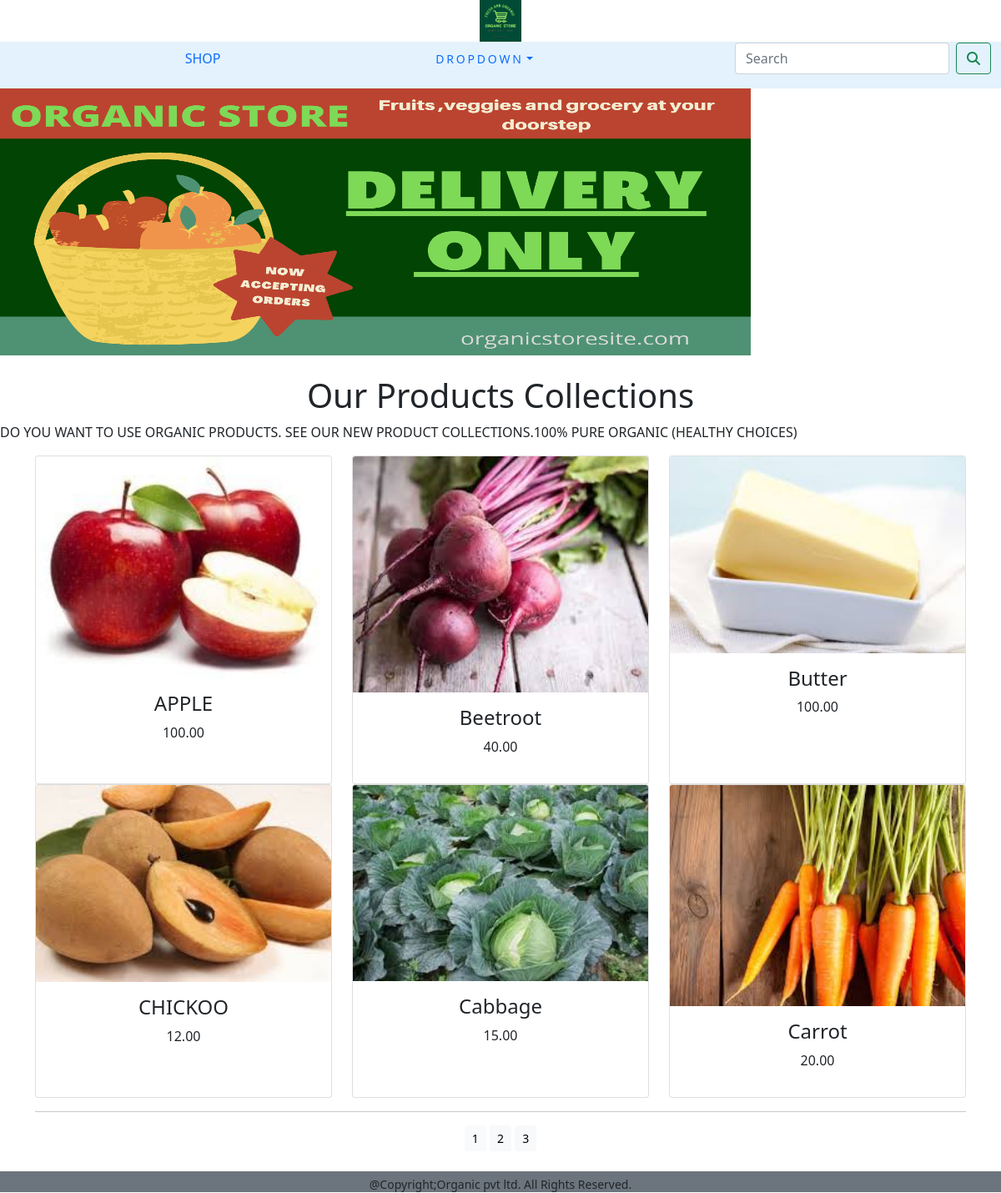
The app's page /shop/ with its own data.
### shopping/models.py (models this page shows, shortened)
class Product(models.Model):
    name = models.CharField(max_length=250, unique=True)
    slug = models.SlugField(max_length=250, unique=True)
    description = models.TextField(blank=True)
    price = models.DecimalField(max_digits=10, decimal_places=2)
    category = models.ForeignKey(Category, on_delete=models.CASCADE)
    image = models.ImageField(upload_to='Product', blank=True)
    stock = models.IntegerField()
    available = models.BooleanField(default=True)
    created = models.DateTimeField(auto_now_add=True)
    updated = models.DateTimeField(auto_now=True)
    def get_url(self):
        return reverse('shopping:prodcatDetail', args=[self.category.slug, self.slug])
    class Meta:
        ordering = ('name',)
        verbose_name = 'Product'
        verbose_name_plural = 'Products'

### shopping/views.py (the view)
# urls.py: path('',views.allprodcat,name='allprodcat'),
def allprodcat(request, c_slug=None):
    c_page = None
    products_list = None
    if c_slug != None:
        c_page = get_object_or_404(Category, slug=c_slug)
        products_list = Product.objects.all().filter(category=c_page, available=True)
    else:
        products_list = Product.objects.all().filter(available=True)
    paginator= Paginator(products_list,6)
    try:
        page=int(request.GET.get('page','1'))
    except:
        page=1
    try:
        products=paginator.page(page)
    except(EmptyPage,InvalidPage):
        products=paginator.page(paginator.num_pages)
    return render(request, "category.html", {'category': c_page, 'products': products})

### cart/context_processors.py (called while the page is built)
def counter(request):
    item_count=0
    if 'admin' in request.path:
        return {}
    else:
        try:
            cart=Cart.objects.filter(cart_id = _Cart_id(request))
            cart_items=CartItem.objects.all().filter(cart=cart[:1])
            for cart_item in cart_items:
                item_count += cart_item.quantity
        except cart.DoesNotExist:
            item_count=0
    return dict(item_count=item_count)

### cart/views.py (called while the page is built)
def _Cart_id(request):
    cart=request.session.session_key
    if not cart:
        cart= request.session.create()
    return cart

### shopping/context_processors.py (called while the page is built)
def menu_links(request):
    links = Category.objects.all()
    return dict(links=links)

### shopping/models.py (called while the page is built)
    def get_url(self):
        return reverse('shopping:products_by_category', args=[self.slug])

### templates/category.html (shortened to what this page needs)
{% extends 'base.html' %}
{% load static %}
{% block content %}
<div class="mx-auto">
    {% if category %}
      <img class="my_image" src="{{category.image.url}}" alt="{{category.name}}">
</div>
      <br>
<div>
    <h1 class="text-center my_title">{{category.name}}</h1>
    <p class="text-justify">{{category.description}}</p>
</div>
    {%  else %}
      <div class="my_image my_image_padding"><img src="{% static 'img/banner.png' %}"  alt="Our Products" width="900px" height="320">
     </div>
<br>
<div>
    <h1 class="text-center my_title">Our Products Collections</h1>
    <p class="text-justify" >DO YOU WANT TO USE ORGANIC PRODUCTS. SEE OUR NEW PRODUCT COLLECTIONS.100% PURE ORGANIC (HEALTHY CHOICES)</p>
</div>
     {% endif %}
<div class="container">
    <div class="row mx_auto">
        {% for product in products.object_list %}
          <div class="my_bottom_margin col-9 col-sm-12 col-md-4 xol-lg-4">
              <div class="card h-100 text-center" style="min-width:15rem">
                <div>
                    <a href="{{product.get_url}}"><img class="card-img-top my_image" src="{{product.image.url}}" width="50" height="50"></a>
                </div>
                  <div class="card-body">
                     <h4>{{product.name}}</h4>
                     <P>{{product.price}}</P>
                  </div>
              </div>
          </div>
        {% endfor %}
    </div>
    <div class="mx-auto">
        {% if products.paginator.num_pages > 1 %}
              <hr>
            <div class="text-center">
                {% for pg in products.paginator.page_range %}
                    <a href="?page={{pg}}" class="btn btn-light btn-sm {% if products.number == pg %} active {% endif %}">{{pg}}</a>
                {% endfor %}
            </div>
        {% endif %}
    </div>
    <br>
</div>
{% endblock %}

### templates/base.html (shortened to what this page needs)
<!DOCTYPE html>
{% load static %}
<html lang="en">
<head>
    <link rel="stylesheet" href="{% static 'css/custom.css' %}">
    <link href="{% static 'css/bootstrap.min.css' %}" rel="stylesheet">
</head>
<body>
<div>
    {% include 'header.html' %}
    {% include 'nav.html' %}
    {% block content %}
    {% endblock %}
</div>
{% include 'footer.html' %}
</body>
</html>

### templates/header.html
{% load static %}
<header >
    <center>
      <a href="{% url 'shopping:allprodcat' %}"> <img src="{% static 'img/logoorg.png' %}"  alt="login image" width="50px" height="50px"></a>
    </center>
</header>

### templates/nav.html (shortened to what this page needs)
<nav class="navbar navbar-light py-0" style="background-color: #e3f2fd;">
  <div class="container-fluid">
    <ol class="nav-link" href="#">SHOP</ol>
    <ol class="nav-item dropdown {% if 'shopping' in request.path %} active {% endif %}">
        </a><a class="nav-link dropdown-toggle" href="#" role="button" data-bs-toggle="dropdown" aria-expanded="false">
        Dropdown</a>
    </ol>
      <ul>
          <form class="d-flex" action="{% url 'searchapp:SearchResult' %}" method="get">
              <input class="form-control me-2" type="search" placeholder="Search" name='q' aria-label="Search">
              <button class="btn btn-outline-success" type="submit"><i class="fas fa-search"></i></button>
          </form>
      </ul>
  </div>
</nav>

### templates/footer.html
<div class="footer navbar-fixed-bottom my_footer">
    <p class="text-center">
        @Copyright;Organic pvt ltd.
        All Rights Reserved.
    </p>
</div>

### static/css/custom.css (style rules this page uses)
body { font-family:'Roboto', sans-serif; }
.nav-item { letter-spacing: .2em; font-size: 14px; text-transform: uppercase; }
.my_footer { background-color:#6c757d; height:25px; }
.my_footer p { padding-top:5px; font-size:14px; }

### records on screen
Product: image (picture), name "APPLE", price "100.00"
Product: image (picture), name "Beetroot", price "40.00"
Product: image (picture), name "Butter", price "100.00"
Product: image (picture), name "CHICKOO", price "12.00"
Product: image (picture), name "Cabbage", price "15.00"
Product: image (picture), name "Carrot", price "20.00"

### other values on screen
{{ pg }} "1" "2" "3"
